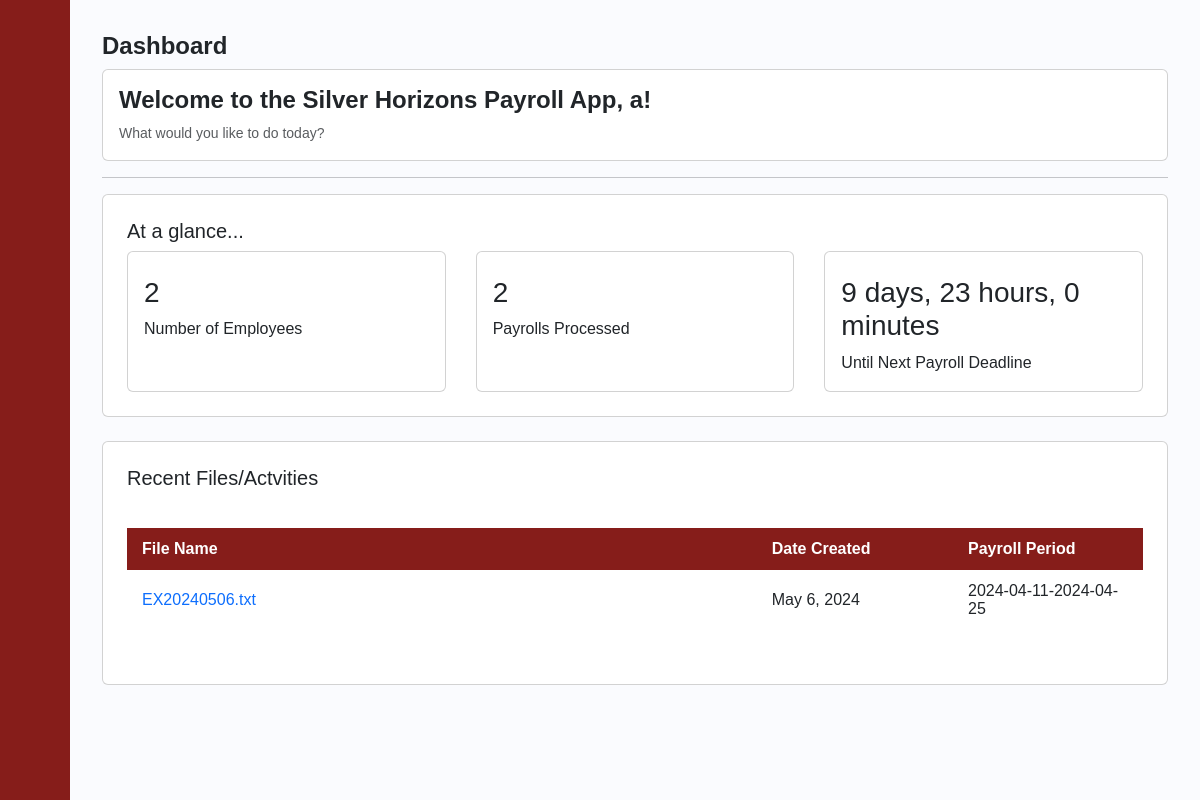
The app's page /dashboard/1 with its own data.
### payrollapp/models.py (models this page shows, shortened)
class USER_ACCOUNT(models.Model):
    username = models.CharField(max_length=300)
    password = models.CharField(max_length=300)
    objects = models.Manager()

class BANK_FILES(models.Model):
    BANK_ENTRY_ID = models.IntegerField(primary_key=True)
    BANK_FILE_NAME = models.CharField(max_length=250)
    BANK_FILE = models.FileField(upload_to='files/')
    PAYROLL_PERIOD = models.CharField(max_length=250)
    Date = models.DateField()

### payrollapp/views.py (the view)
# urls.py: path('dashboard/<int:UID>', views.dashboard, name='dashboard'),
def dashboard(request, UID):
    user = get_object_or_404(USER_ACCOUNT, pk=UID)
    a = BANK_FILES.objects.all()
    count_emp=Employee.objects.all().count()
    count_payrolls=Payslip_Transaction.objects.all().count()
    current_hmo=HMO.objects.all().filter().count()
    count_hmo=count_emp-current_hmo
    current_date = datetime.now()
    if current_date.day < 10:
        target_date = datetime(current_date.year, current_date.month, 10)
    else:
        if current_date.month == 12:  # Handle December case
            target_date = datetime(current_date.year + 1, 1, 10)
        else:
            target_date = datetime(current_date.year, current_date.month + 1, 10)
    countdown = (target_date-current_date)
    days = countdown.days
    hours, remainder = divmod(countdown.seconds, 3600)
    minutes, _ = divmod(remainder, 60)
    formatted_str = f"{days} days, {hours} hours, {minutes} minutes"
    print(type(formatted_str))
    print((formatted_str))
    return render(request, 'payrollapp/dashboard.html',{
        'user':user,
        'count_emp':count_emp,
        'count_payrolls':count_payrolls,
        'count_hmo':count_hmo,
        'countdown':formatted_str,
        'a':a
        } )

### payrollapp/templates/payrollapp/dashboard.html (shortened to what this page needs)
{% extends 'payrollapp/base.html' %}
{% load static %}
{% block content %}
<div class="content">
    <h1>Dashboard</h1>
    <div class="card px-3 py-3">
      <h1>Welcome to the Silver Horizons Payroll App, {{user.username}}!</h1>
      <p class="card-text"><small class="text-muted">What would you like to do today?</small></p>
    </div>
    <hr>
    <div class="card px-4 py-4">
      <h5>At a glance...</h5>
      <div class="card-deck">
        <div class="card">
          <div class="card-body">
            <h3>{{count_emp}}</h3>
            <p class="card-text">Number of Employees</p>
          </div>
        </div>
        <div class="card">
          <div class="card-body">
            <h3>{{count_payrolls}}</h3>
            <p class="card-text">Payrolls Processed</p>
          </div>
        </div>
        <div class="card">
          <div class="card-body">
            <h3>{{countdown}}</h3>
            <p class="card-text"> Until Next Payroll Deadline</p>
          </div>
        </div>
      </div>
    </div>
    <div class="card my-4 px-4 py-4">
      <h5>Recent Files/Actvities</h5>
      <div style="overflow-x:auto;">
        <table id="posts">
            <thead>
                <tr>
                    <th style="width:20%">File Name</th>
                    <th style="width:5%">Date Created</th>
                    <th style="width:5%">Payroll Period</th>
            <tbody>
              {%for b in a%}
              <tr>
                  <td><a href="{% url 'download_file' file_id=b.BANK_FILE_NAME %}">{{b.BANK_FILE_NAME}}</a></td>
                  <td>{{b.Date}}</td>
                  <td>{{b.PAYROLL_PERIOD}}</td>
              </tr>
              {% endfor %}
            </tbody>
        </table>
    </div>
    </div>
</div>
{% endblock %}

### records on screen
USER_ACCOUNT: username "a"
BANK_FILES: BANK_FILE_NAME "EX20240506.txt", Date "May 6, 2024", PAYROLL_PERIOD "2024-04-11-2024-04-25"

### other values on screen
{{ count_emp }} "2"
{{ count_payrolls }} "2"
{{ countdown }} "9 days, 23 hours, 0 minutes"
